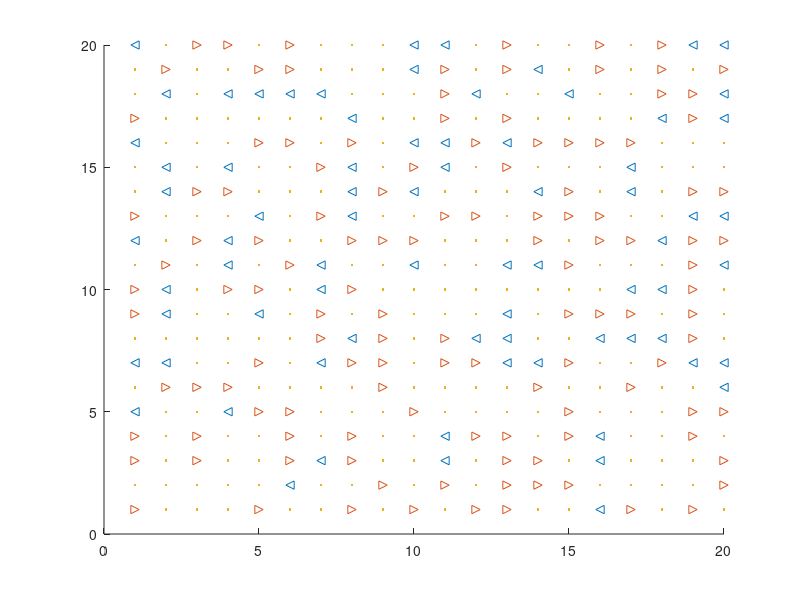

Here is the MATLAB script that generated this plot: (Note: this script raises an error after producing the figure.)
p1 = 1/5;
p2 = 1/3;
p3 = 1 - p1 - p2;

rows = 20;
cols = 20;

global m;
m = rand(rows,cols);

m1 = [];
m2 = [];
m3 = [];

for i = 1:rows
    for j = 1:cols
        if m(i,j) < p1
            m1 = cat(1, m1, [rows-i+1,j]);
            m(i,j) = 1;
            
        elseif m(i,j) < p1 + p2
            m2 = cat(1, m2, [rows-i+1,j]);
            m(i,j) = 2;
            
        else 
            m3 = cat(1, m3, [rows-i+1,j]);
            m(i,j) = 4;
        end
    end 
end

m

clf; hold on;
scatter(m1(:,2), m1(:,1),'<');
scatter(m2(:,2), m2(:,1),'>');
scatter(m3(:,2), m3(:,1),'.');
xlim([0,rows]);
ylim([0,cols]);

for i = 1:rows
    for j = 1:cols
        
        % Let walk() decide what color to use. Maybe it can store a matrix
        % of colors as a static (persistent?) variable. Or maybe a list/dict
        % of places where it has begun tracing paths. It could also keep
        % track of loop length and number of loops etc as static
        % variables.
            
        % if there is no path above current point
        if ~(bitand(m(i,j), 8) == 8)
            walk(i,j,1)
        end

        % if there is no path to the right of current point
        if ~(bitand(m(i,j), 16) == 16)
           walk(i,j,2)
        end

        % if there is no path below current point
        if ~(bitand(m(i,j), 32) == 32)
           walk(i,j,3)
        end

        % if there is no path to the left of current point
        if ~(bitand(m(i,j), 64) == 64)
           walk(i,j,4)
        end
     
    end
end




